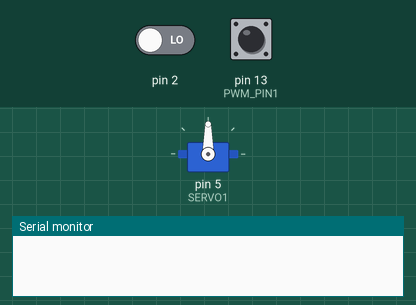
Bench run of a sketch on a simulated Arduino Uno, built with avr-gcc and run on an emulated ATmega328P. On the bench: servo, the last lines printed to the serial monitor. The inputs (shaded band) are chosen by the test bench; at power-on: pin 13 (PWM_PIN1) LOW, pin 2 LOW.

Above: at 1.2 s.
1.3 s: pin 13 (PWM_PIN1) pulsed HIGH 2 times (0.12 s each, 0.3 s apart)
At 1.9 s:
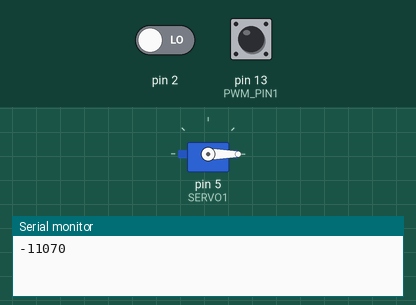
Timing chart, 0 to 4.3 s (numbered marks = the images above; inputs shaded):
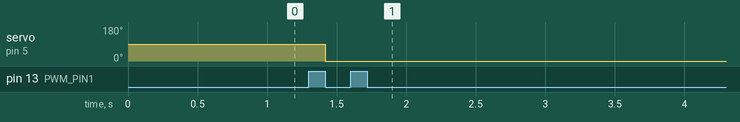

The sketch:

remotecontrol.ino.ino
```cpp
#include <Servo.h>
volatile int pwm_value = 0;
volatile int prev_time = 0;
int pin1Val = 0;

byte PWM_PIN1 = 13;
Servo servo1;

byte SERVO1 = 5;
void setup() {
  Serial.begin(115200);
  // when pin D2 goes high, call the rising function
  attachInterrupt(0, rising, RISING);
  pinMode(PWM_PIN1, INPUT);
  servo1.attach(SERVO1);
}


void rising() {
  attachInterrupt(0, falling, FALLING);
  prev_time = micros();
}

void falling() {
  attachInterrupt(0, rising, RISING);
  pwm_value = micros()-prev_time;
  Serial.println(pwm_value);
}

int servo1Value = 0;
void loop() {
  pin1Val = pulseIn(PWM_PIN1, HIGH);
  //Serial.println(pin1Val);
  //Serial.println(pwm_value);

  int newServo1Val = (int)(pin1Val/10*10);
  if (servo1Value != newServo1Val) {
    servo1.write(newServo1Val);
    servo1Value = newServo1Val;
    Serial.println(newServo1Val);
  }
}
```

Measured:
- after the input at 1.3 s, servo on pin 5 (SERVO1): 90° → 0° after 0.12 s
